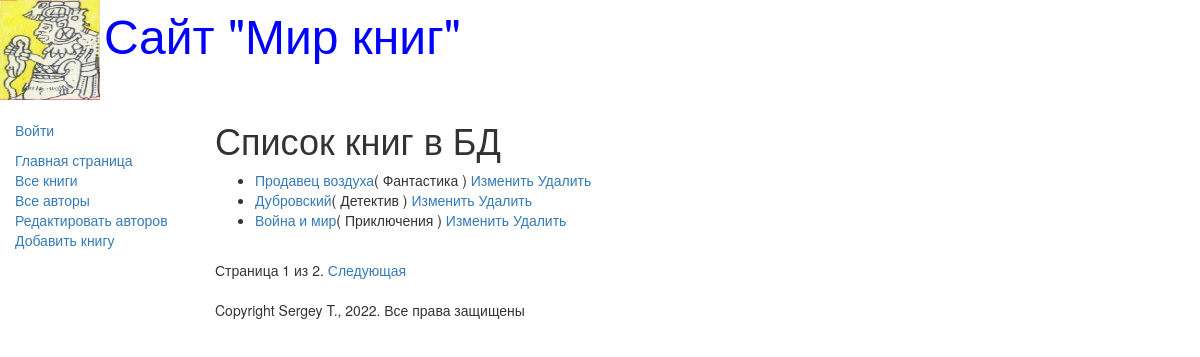
The page /books/ on the database its author committed.
### catalog/models.py (models this page shows, shortened)
class Book(models.Model):
    title = models.CharField(max_length=200, help_text='Введите название', verbose_name='Название книги')
    genre = models.ForeignKey('Genre', on_delete=models.CASCADE, help_text='Выберите жанр книги', verbose_name='Жанр книги', null=True)
    language = models.ForeignKey('Language', on_delete=models.CASCADE, help_text='Выберите язык книги', verbose_name='Язык книги', null=True)
    author = models.ManyToManyField('Autor', help_text='Выберите автора книги', verbose_name='Автор книги')
    summary = models.TextField(max_length=1000, help_text='Введите краткое описание книги', verbose_name='Краткое описание книги')
    isbn = models.CharField(max_length=13, help_text='Должно содержать 13 символов', verbose_name='ISBN книги')
    def get_absolute_url(self):
        return reverse('book-detail', args=[str(self.id)])
    def display_author(self):
        return ', '.join([author.last_name for author in self.author.all()])
    display_author.short_description = 'Авторы'

class Genre(models.Model):
    name = models.CharField(max_length=200, help_text='Введите жанр книги', verbose_name='Жанр книги')
    def __str__(self):
        return self.name

### catalog/views.py (the view)
# urls.py: re_path(r'^books/$', views.BookListView.as_view(), name='books'),
class BookListView(generic.ListView):
    model = Book
    paginate_by = 3

### catalog/templates/catalog/book_list.html
{% extends 'base_generic.html' %}
{% block content %}
    <h1>Список книг в БД</h1>
    {% if book_list %}
    <ul>
        {% for book in book_list %}
        <li>
            <a href="{{ book.get_absolute_url }}">{{ book.title }}</a>( {{book.genre}} )
            <a href="/book/update/{{book.id}}">Изменить</a>
            <a href="/book/delete/{{book.id}}">Удалить</a>
        </li>
            {% endfor %}
    </ul>
    {% else %}
        <p>В базе данных нет книг</p>
    {% endif %}
{% endblock %}

### rows shown on the page
Book: title "Продавец воздуха", genre "Фантастика"
Book: title "Дубровский", genre "Детектив"
Book: title "Война и мир", genre "Приключения"

### other values the page prints
{{ page_obj.number }} "1"
{{ page_obj.paginator.num_pages }} "2"
